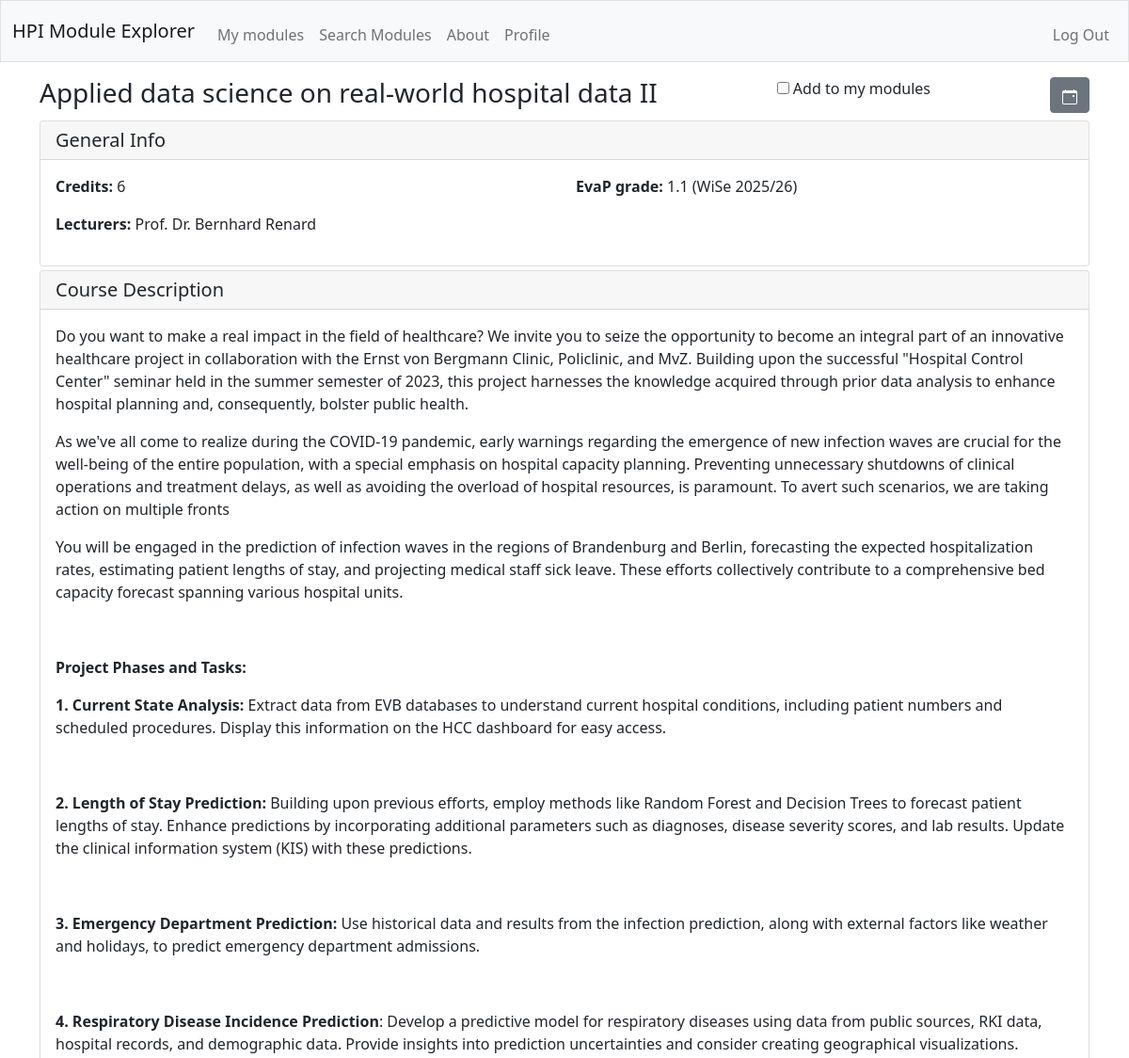
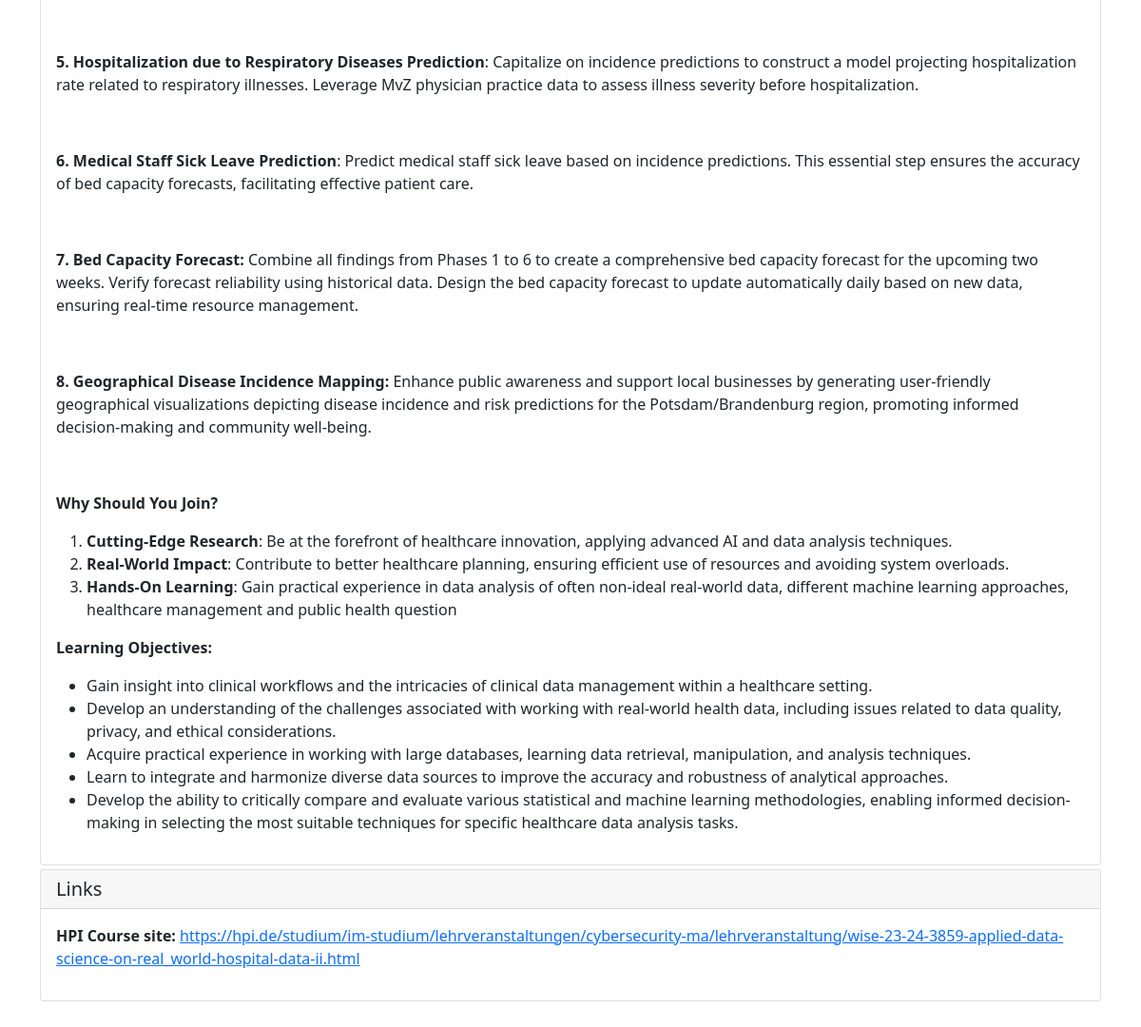
The page /module/wise-23-24-3859-applied-data-science-on-real_world-hospital-data-ii.html (signed in) on the database its author committed (2 pictures, top to bottom).
### tables this page shows
CREATE TABLE modules (
    url_trimmed TEXT PRIMARY KEY,
    full_url TEXT NOT NULL,
    website TEXT,
    title TEXT NOT NULL,
    credits INTEGER NOT NULL,
    evap_grade INTEGER NOT NULL,
    evap_semester INTEGER NOT NULL,
    module_description TEXT
);

### app.py (the view)
@app.route("/module/<url_trimmed>")
@login_required
def module(url_trimmed):
    module_info = get_module_info(session["user_id"], url_trimmed)
    if not module_info:
        return apology("Module not found", 404)
    if module_info["is_enrolled"] == 1:
        module_info["checkbox_status"] = "checked"
    else:
        module_info["checkbox_status"] = None
    return render_template("module.html", module_info=module_info)

### db_queries.py (called while the page is built)
def to_dict_decorator(func):
    def wrapper(*args, **kwargs):
        result = func(*args, **kwargs)
        if result is None:
            return {}
        if isinstance(result, list):
            return [dict(row) for row in result]
        return dict(result)
    return wrapper

def get_db_connection():
    conn = sqlite3.connect('hpi_modules.db')
    conn.row_factory = sqlite3.Row  # This enables column access by name: row['column_name']
    return conn

### helpers.py (called while the page is built)
def login_required(f):
    @wraps(f)
    def decorated_function(*args, **kwargs):
        if session.get("user_id") is None:
            return redirect("/login")
        return f(*args, **kwargs)
    return decorated_function

### templates/module.html (shortened to what this page needs)
{% extends "layout.html" %}
{% block main %}
<div id="module-info" class="container">
    <div class="d-flex justify-content-between align-items-start mb-1">
        <h3>{{ module_info.get("title") }}</h3>
        <div>
            <input type="checkbox" id="enroll_checkbox" name="{{ module_info.get('url_trimmed') }}" {{ module_info.get('checkbox_status') }}>
            <label for="enroll_checkbox"> Add to my modules </label><br>
        </div>
        <button class="btn btn-secondary" type="download">
        </button>
    </div>
    <div class="card mb-1" id="general-content-card">
        <h5 class="card-header">General Info</h5>
        <div class="card-body">
            <div class="row">
                <div class="col-12 col-md-6 col-l-4">
                    <p>
                        <span class="fw-bold">Credits: </span>
                        <span>{{ module_info.get("credits") }}</span>
                    </p>
                </div>
                <div class="col-12 col-md-6 col-l-4">
                    <p>
                        <span class="fw-bold">EvaP grade: </span>
                        <span>{{ module_info.get("evap_grade") }} ({{module_info.get("evap_semester")}})</span>
                    </p>
                </div>
                <div class="col-12 col-md-6 col-l-4">
                    <p>
                        <span class="fw-bold">Lecturers: </span>
                        {% if module_info.get("lecturers") %}
                            <span>{{ ", ".join(module_info.get("lecturers").strip("[]").split("', '"))}}</span>
                        {% else %}
                            <span>were not found</span>
                        {% endif %}
                    </p>
                </div>
            </div>
        </div>
    </div>
    <div class="card mb-1" id="description-card">
        <h5 class="card-header">Course Description</h5>
        <div class="card-body">
            {{ module_info.get("module_description")|safe }}
        </div>
    </div>
    <div class="card mb-1" id="link-card">
        <h5 class="card-header">Links</h5>
        <div class="card-body">
            <p>
                <span class="fw-bold">HPI Course site: </span>
                <a href="{{ module_info.get('full_url') }}">{{ module_info.get("full_url") }}</a>
            </p>
        </div>
    </div>
</div>
{% endblock %}

### rows shown on the page
modules: get "Applied data science on real-world hospital data II", get "1.1", get "WiSe 2025/26", get "Do you want to make a real impact in the field of healthcare? We invite you to seize the opportunity to become an integral part of an innovative healthcare project in collaboration with the Ernst von Bergmann Clinic, Policlinic, and MvZ. Building upon the successful \"Hospital Control Center\" seminar held in the summer semester of 2023, this project harnesses the knowledge acquired through prior data analysis to enhance hospital planning and, consequently, bolster public health. As we've all come to realize during the COVID-19 pandemic, early warnings regarding the emergence of new infection waves are crucial for the well-being of the entire population, with a special emphasis on hospital…", get "https://hpi.de/studium/im-studium/lehrveranstaltungen/cybersecurity-ma/lehrveranstaltung/wise-23-24-3859-applied-data-science-on-real_world-hospital-data-ii.html"

### other values the page prints
{{ module_info.get("credits") }} "6"
{{ ", ".join(module_info.get("lecturers").strip("[]").split("', '")) }} "Prof. Dr. Bernhard Renard"
